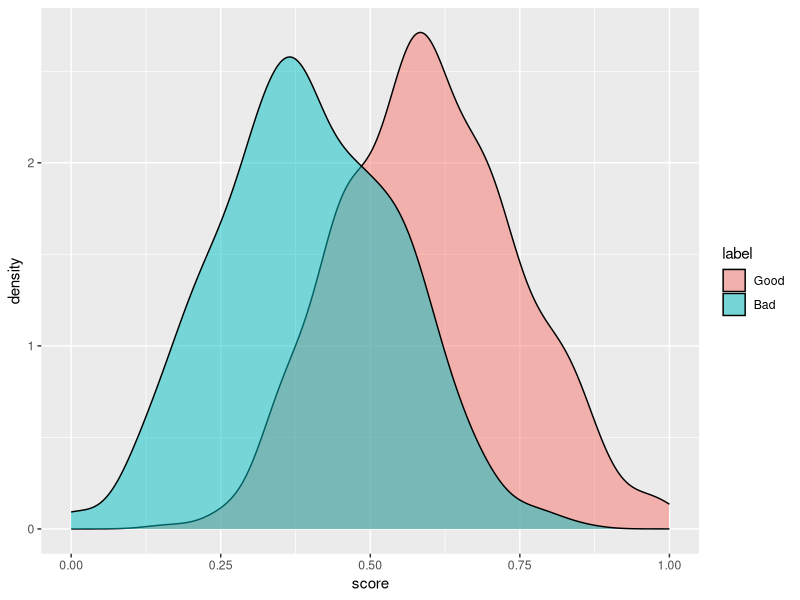
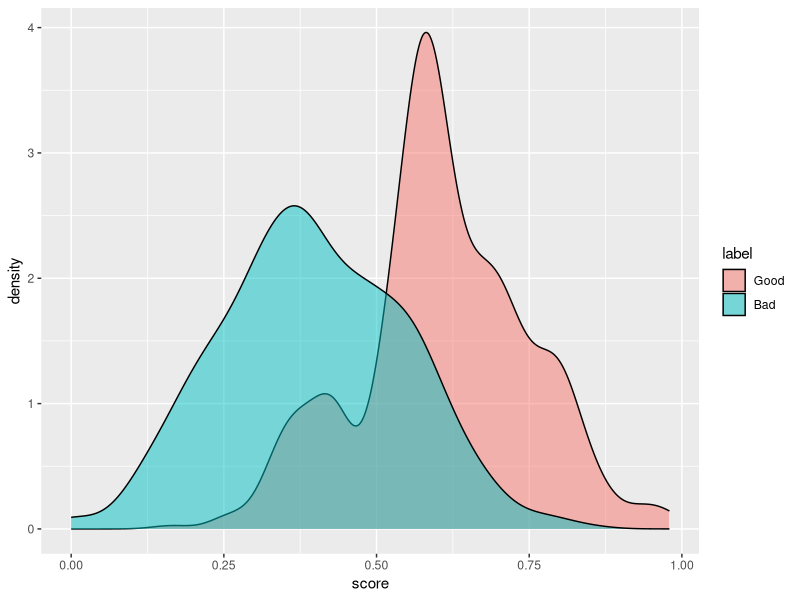

Write R code to recreate these figures, in order.
## ---- chunk 1
# --- Setup ----
set.seed(0)
n      <- 500          # per class
cutoff <- 0.50         # approval threshold

# Labels: 0 = good, 1 = bad
y <- c(rep(0, n), rep(1, n))

# --- Traditional scores: mild separation (good higher than bad)
good_trad <- rnorm(n, mean = 0.60, sd = 0.15)
bad_trad  <- rnorm(n, mean = 0.40, sd = 0.15)
s_trad    <- pmin(pmax(c(good_trad, bad_trad), 0), 1)

# --- AUC helper
if (!requireNamespace("pROC", quietly = TRUE)) install.packages("pROC")
library(pROC)
auc_val <- function(scores) as.numeric(auc(response = y, predictor = scores))
auc_trad <- auc_val(s_trad)

# --- Construct Platform: shift some near-cutoff good borrowers up,
#     lightly nudge a small set of high-score good borrowers down to keep AUC ~same
near_band <- 0.05          # band around cutoff to target
k_comp    <- 0.40          # compensation strength on high-score goods

idx_good      <- which(y == 0)
idx_good_near <- idx_good[abs(s_trad[idx_good] - cutoff) < near_band]
idx_good_high <- idx_good[s_trad[idx_good] > 0.80]

adjust_auc_equal <- function(eps) {
  s <- s_trad
  s[idx_good_near] <- s[idx_good_near] + eps                # push up near-cutoff goods
  s[idx_good_high] <- s[idx_good_high] - k_comp * eps       # compensate a little
  s <- pmin(pmax(s, 0), 1)
  auc_val(s) - auc_trad
}

# --- Choose epsilon to keep AUC difference tiny but positive (~ +0.003)
grid  <- seq(0, 0.12, by = 0.001)
diffs <- sapply(grid, adjust_auc_equal)
target <- 0.02                                 # aim for +0.003 AUC
eps_opt <- grid[which.min(abs(diffs - target))]

# Build Platform scores
s_plat <- s_trad
s_plat[idx_good_near] <- s_plat[idx_good_near] + eps_opt
s_plat[idx_good_high] <- s_plat[idx_good_high] - k_comp * eps_opt
s_plat <- pmin(pmax(s_plat, 0), 1)

auc_plat <- auc_val(s_plat)
cat(sprintf("AUC (Traditional) = %.4f\nAUC (Platform)   = %.4f\nEpsilon used      = %.3f\n",
            auc_trad, auc_plat, eps_opt))

# --- Plot panels (density histograms) ---
if (!requireNamespace("ggplot2", quietly = TRUE)) install.packages("ggplot2")
if (!requireNamespace("patchwork", quietly = TRUE)) install.packages("patchwork")
library(ggplot2); library(patchwork)

df <- data.frame(
  score = c(s_trad, s_plat),
  label = factor(rep(y, 2), labels = c("Good", "Bad")),
  model = factor(rep(c("Traditional", "Platform"), each = length(y)))
)
df <- data.table::data.table(df)
## ---- chunk 2
ggplot(df[model=="Traditional"],aes(x=score,fill=label))+geom_density(alpha=0.5)
## ---- chunk 3
ggplot(df[model=="Platform"],aes(x=score,fill=label))+geom_density(alpha=0.5)
## ---- chunk 4
panel_plot <- function(model_name, auc_val) {
  ggplot(df[df$model == model_name, ],
         aes(x = score, fill = label)) +
    geom_histogram(aes(y = after_stat(density)), bins = 25, alpha = 0.6, position = "identity") +
    geom_vline(xintercept = cutoff, linetype = "dashed") +
    coord_cartesian(xlim = c(0, 1)) +
    labs(title = sprintf("%s Model (AUC ≈ %.2f)", model_name, auc_val),
         x = "Score", y = "Density", fill = NULL) +
    theme_minimal(base_size = 12) +
    theme(legend.position = "bottom")
}

p1 <- panel_plot("Traditional", auc_trad)
p2 <- panel_plot("Platform",    auc_plat)
